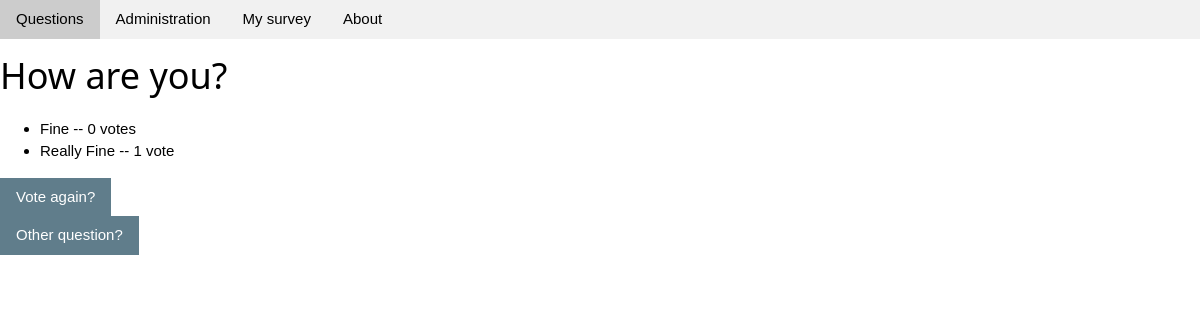
Page /polls/1/results/ on the committed database.
### polls/models.py (models this page shows, shortened)
class Question(models.Model):
    question_text = models.CharField(max_length=200)
    pub_date = models.DateTimeField('date published')
    survey = models.BooleanField(default=False)
    def was_published_recently(self):
        now = timezone.now()
        return now - datetime.timedelta(days=1) <= self.pub_date <= now
    was_published_recently.admin_order_field = 'pub_date'
    was_published_recently.boolean = True
    was_published_recently.short_description = 'Published recently?'

class Choice(models.Model):
    question = models.ForeignKey(Question, on_delete=models.CASCADE)
    choice_text = models.CharField(max_length=200)
    votes = models.IntegerField(default=0)

### polls/views.py (the view)
# urls.py: path("<int:pk>/results/", views.ResultsView.as_view(), name="results"),
class ResultsView(generic.DetailView):
    model = Question
    template_name = 'polls/results.html'
    def get_queryset(self):
        return Question.objects.filter(pub_date__lte=timezone.now())

### polls/templates/polls/results.html (shortened to what this page needs)
{% extends "polls/base.html" %}
{% block content %}
<h1>{{ question.question_text }}</h1>
    <ul>
    {% for choice in question.choice_set.all %}
        <li>{{ choice.choice_text }} -- {{ choice.votes }} vote{{ choice.votes|pluralize }}</li>
    {% endfor %}
    </ul>
<a href="{% url 'polls:detail' question.id %} " type="button" class="w3-btn w3-blue-gray">Vote again?</a><br>
<a href="{% url 'polls:index' %}" type="button" class="w3-btn w3-blue-gray">Other question?</a>
{% endblock %}

### polls/static/polls/style.css (style rules this page uses)
*,*:before,*:after { box-sizing:inherit }
html { -ms-text-size-adjust:100%;-webkit-text-size-adjust:100% }
body { margin:0 }
a { background-color:transparent }
button,[type=button],[type=reset],[type=submit] { -webkit-appearance:button }
html,body { font-family:Verdana,sans-serif;font-size:15px;line-height:1.5 }
html { overflow-x:hidden }
h1 { font-size:36px }
h1,h2,h3,h4,h5,h6 { font-family:"Segoe UI",Arial,sans-serif;font-weight:400;margin:10px 0 }
a { color:inherit }
.w3-btn,.w3-button { border:none;display:inline-block;padding:8px 16px;vertical-align:middle;overflow:hidden;text-decoration:none;color:inherit;background-color:inherit;text-align:center;cursor:pointer;white-space:nowrap }
.w3-btn,.w3-button { -webkit-touch-callout:none;-webkit-user-select:none;-khtml-user-select:none;-moz-user-select:none;-ms-user-select:none;user-select:none }
.w3-blue-grey,.w3-hover-blue-grey:hover,.w3-blue-gray,.w3-hover-blue-gray:hover { color:#fff!important;background-color:#607d8b!important }

### rows in the picture
Question: question_text "How are you?"
Choice: choice_text "Fine", votes "0"
Choice: choice_text "Really Fine", votes "1"
